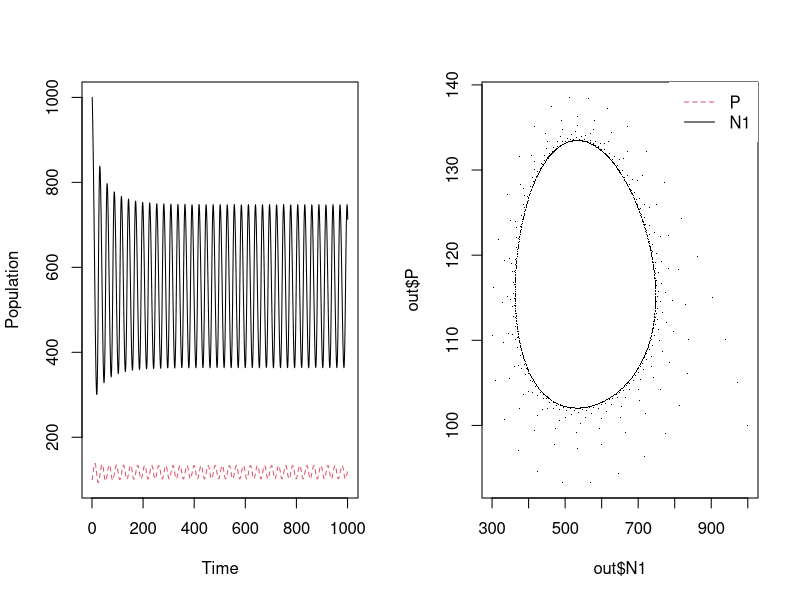
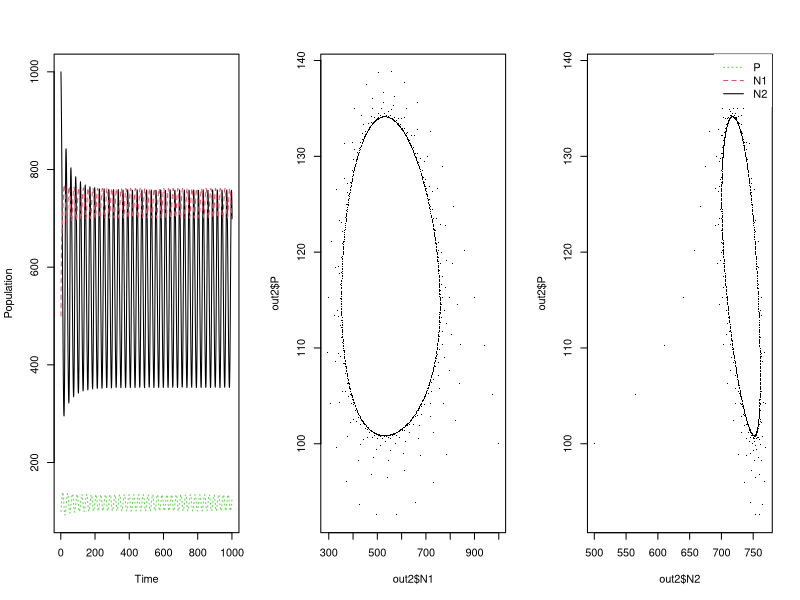

These charts were generated, in order, by the following R code:
## ---- chunk 1
knitr::opts_chunk$set(echo = TRUE)
## ---- chunk 2
library(deSolve)

RM <- function (Time, Populations, Parameters) {
    with(as.list(c(Populations, Parameters)), {
        dN1 = r1*N1*(1-N1/K1)-a1*N1/(b1+N1)*P
        dP = c*a1*N1/(b1+N1)*P - d*P
        return(list(c(dN1, dP)))
    })
}
 
 
pred2prey <- function (Time, Populations, Parameters) {
    with(as.list(c(Populations, Parameters)), {
            dN1 = r1*N1*(1-N1/K1)-a1*N1/(b1+N1)*P
            dN2 = r2*N2*(1-N2/K2)-a2*N1/(b2+N2)*P
            dP = c*(a1*N1/(b1+N1)*P+a2*N1/(b2+N2)) - d*P
        return(list(c(dN1, dN2, dP)))
    })
}
## ---- chunk 3
#initial conditions

###RM
P=100      #predator population
N1=1000    #prey population 1
N2=500     #prey population 2

r1=1       #instantaneous rate of increase (births - deaths) for N1
K1=1500    #carrying capacity of N1
a1=5       #N1 consumption per predator (maximum feeding rate)
b1=400     #half saturation constant (value of N1 where a1 is half maximal)

r2=1.2     #instantaneous rate of increase (births - deaths) for N2
K2=800     #carrying capacity of N2
a2=1       #N2 consumption per predator (maximum feeding rate)
b2=150     #half saturation constant (value of N2 where a2 is half maximal)

c=0.07     #resource conversion efficiency
d=0.2      #mortality rate of P

## ---- chunk 4
#one predator, one prey

Parameters <- c(r1=r1,a1=a1,c=c,d=d,K1=K1,b1=b1) 
Populations <- c(N1=N1,P=P) #starting values
Time <- seq(0, 1000, by = 1) #time steps, creates a sequence of integers from 0 to 100

out <- as.data.frame(ode(func = RM, y = Populations, parms = Parameters, times = Time))

par(mfrow=c(1,2))
matplot(out[,-1], type = "l", xlab = "Time", ylab = "Population")
plot(out$N1,out$P,pch=".")
legend("topright", c("P","N1"), lty = c(2,1), col = c(2,1), box.lwd = 0)

## ---- chunk 5
######################
## Now try messing with how can 2 prey coexist with shared predator. But read Holt. He probably figured this out already. But then we can add to that
###################

Parameters <- c(r1=r1,r2=r2,a1=a1,a2=a2,b1=b1,b2=b2,c=c,d=d,K1=K1,K2=K2) 
Populations <- c(N1=N1,N2=N2,P=P) #starting values
Time <- seq(0, 1000, by = 1) #time steps, creates a sequence of integers from 0 to 100

out2 <- as.data.frame(ode(func = pred2prey, y = Populations, parms = Parameters, times = Time))

par(mfrow=c(1,3))
matplot(out2[,-1], type = "l", xlab = "Time", ylab = "Population")
plot(out2$N1,out2$P,pch=".")
plot(out2$N2,out2$P,pch=".")

legend("topright", c("P","N1","N2"), lty = c(3,2,1), col = c(3,2,1), box.lwd = 0)
